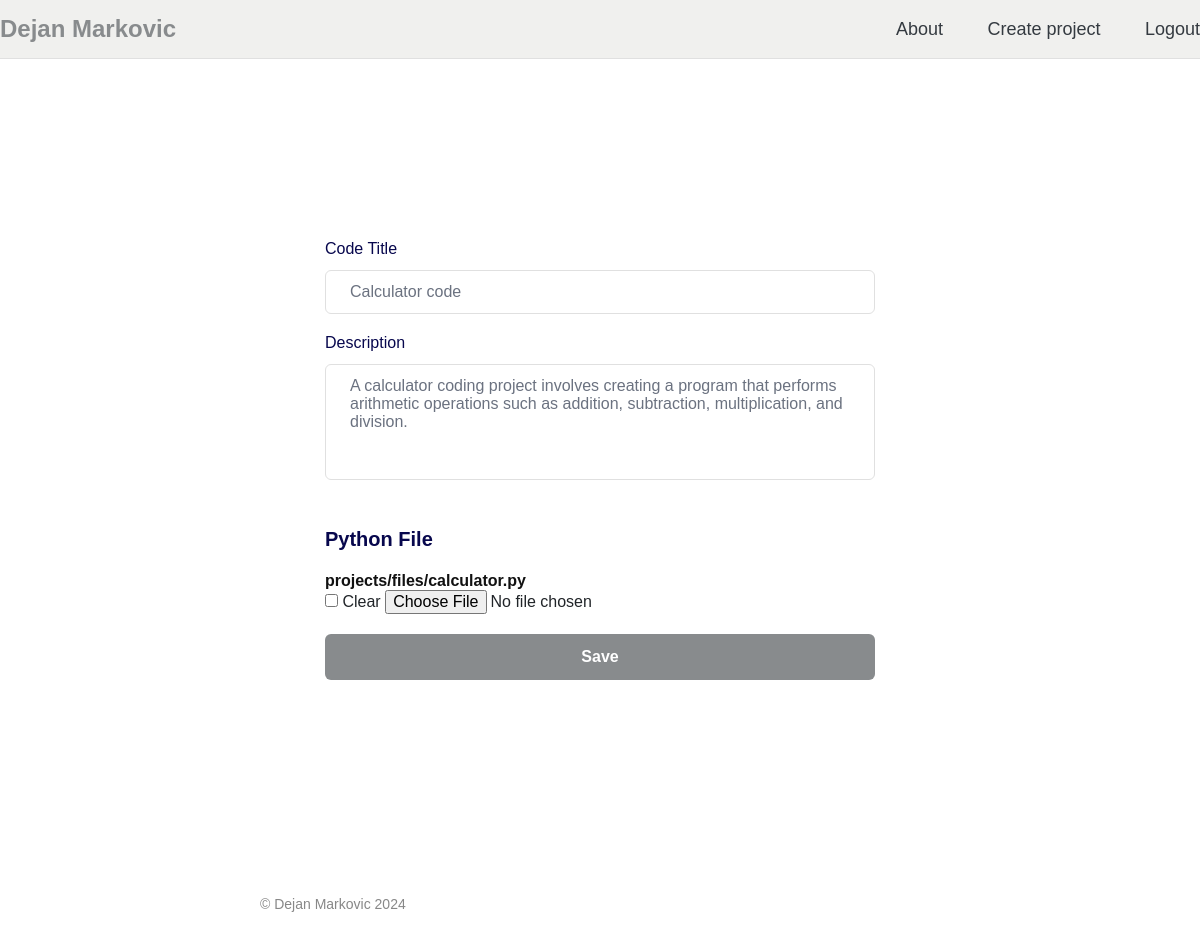
/project/15/edit/ (signed in), run on the app's committed database.
### portfolio_app/models.py (models this page shows, shortened)
class ProjectDetailModel(models.Model):
    project = models.ForeignKey(ProjectModel, on_delete=models.CASCADE, related_name='details')
    code_title = models.CharField(max_length=255)
    description = models.TextField()
    python_file = models.FileField(upload_to='projects/files/', blank=True, null=True)

### portfolio_app/views.py (the view)
# urls.py: path('project/<int:detail_id>/edit/', views.edit_details_view, name='edit_details'),
@login_required(login_url="portfolio_page")
def edit_details_view(request, detail_id):
    detail = get_object_or_404(ProjectDetailModel, id=detail_id)
    if request.method == 'POST':
        data = request.POST
        form = ProjectDetailForm(data, request.FILES, instance=detail)
        if form.is_valid():
            form.save()
            return redirect('project_detail', project_id=detail.project.id)
        else:
            for field, errors in form.errors.items():
                for error in errors:
                    messages.error(request, error)
            context = {
                'detail': detail,
                'form': form,
                'page_title': 'Edit Details',
            }
            return render(request, 'portfolio_app/edit_project_details.html', context)
    else:
        form = ProjectDetailForm(instance=detail)
        context = {
            'detail': detail,
            'form': form,
            'page_title': 'Edit Details',
        }
        return render(request, 'portfolio_app/edit_project_details.html', context)

### portfolio_app/forms.py (shortened to what this page needs)
class ProjectDetailForm(forms.ModelForm):
    MAX_CODE_TITLE_LENGTH = 255  # Define the maximum length for the code title
    class Meta:
        model = ProjectDetailModel
        fields = ['code_title', 'description', 'python_file']

### portfolio_app/templates/portfolio_app/edit_project_details.html (shortened to what this page needs)
{% extends 'base.html' %}
{% load static %}
{% block content %}
<div class="toast-container position-fixed top-0 end-0 p-3">
  </div>
  <div class="hero">
      <div class="formbold-main-wrapper">
        <div class="formbold-form-wrapper">
          <form method="post" action="{% url 'edit_details' detail.id %}" hx-post="{% url 'edit_details' detail.id %}" hx-target="#project_details" enctype="multipart/form-data" hx-push-url="{% url 'project_detail' detail.id %}">
            <div class="formbold-mb-5">
              <label for="{{ form.code_title.id_for_label }}" class="formbold-form-label">
                  Code Title
              </label>
              <input class="formbold-form-input" type="text" name="{{ form.code_title.name }}" id="{{ form.code_title.id }}"
                  value="{{ form.code_title.value }}" placeholder="{{ form.code_title.label }}">
            </div>
            <div class="formbold-mb-5">
              <label class="formbold-form-label" for="{{ form.description.id_for_label }}">Description</label>
              <textarea class="formbold-form-input" name="{{ form.description.name }}" id="{{ form.description.id }}"
              placeholder="{{ form.description.label }}" rows="5" cols="40">{{ form.description.value }}</textarea>
            </div>
            <div style = "margin-bottom: 20px;" class="mb-6 pt-4">
              <label for="{{ form.python_file.id_for_label }}" class="formbold-form-label formbold-form-label-2">
                Python File
              </label>
                {% if form.python_file.value %}
                <a href="{{ form.python_file.value.url }}" class="file-link" style = "font-size: 1rem;">
                  {{ form.python_file.value.name }}
                </a>
                <input type="checkbox" name="python_file-clear" id="python_file-clear_id">
                <label for="python_file-clear_id">Clear</label>
            {% endif %}
            <input type="file" name="{{ form.python_file.name }}" id="{{ form.python_file.id }}" style="width: 213px;" accept=".py">
            </div>
            <div>
              <button type="submit" class="formbold-btn w-full">Save</button>
            </div>
            </form>
        </div>
      </div>
</div>
<link rel="stylesheet" href="//code.jquery.com/ui/1.13.2/themes/base/jquery-ui.css">
{% endblock %}

### static/www.dejan.works/css/style.css (style rules this page uses)
html, body, div, span, applet, object, iframe, h1, h2, h3, h4, h5, h6, p, blockquote, pre, a, abbr, acronym, address, big, cite, code, del, dfn, em, img, ins, kbd, q, s, samp, small, strike, strong, sub, sup, tt, var, b, u, i, center, dl, dt, dd, ol, ul, li, fieldset, form, label, legend, table, caption, tbody, tfoot, thead, tr, th, td, article, aside, canvas, details, embed, figure, figcaption, footer, header, hgroup, menu, nav, output, ruby, section, summary, time, mark, audio, video { margin: 0; padding: 0; border: 0; font-size: 100%; font: inherit; vertical-align: baseline; font-size: 16px; font-family: 'Geist', sans-serif !important; }
a { cursor: pointer; text-decoration: none; }
.hero { max-width: 1200px; margin: 0 auto; padding: 24vh 0 16vh 0; }
.hero a { font-family: 'Geist'; font-weight: 600; color: #111111; text-decoration: none; font-size: 4.5rem; line-height: 120%; }

### portfolio_app/templates/portfolio_app/edit_project_details.html (style rules this page uses)
a.file-link { display: block; max-width: 213px; white-space: nowrap; overflow: visible; text-overflow: ellipsis; }
.formbold-mb-5 { margin-bottom: 20px; }
.formbold-main-wrapper { display: flex; align-items: center; justify-content: center; padding: 48px; }
.formbold-form-wrapper { margin: 0 auto; max-width: 550px; width: 100%; background: white; }
.formbold-form-label { display: block; font-weight: 500; font-size: 16px; color: #07074d; margin-bottom: 12px; }
.formbold-form-label-2 { font-weight: 600; font-size: 20px; margin-bottom: 20px; }
.formbold-form-input { width: 100%; padding: 12px 24px; border-radius: 6px; border: 1px solid #e0e0e0; background: white; font-weight: 500; font-size: 16px; color: #6b7280; outline: none; resize: none; }
.formbold-btn { text-align: center; font-size: 16px; border-radius: 6px; padding: 14px 32px; border: none; font-weight: 600; background-color: #888b8d; color: white; cursor: pointer; }
.w-full { width: 100%; }

### data on the page
ProjectDetailModel: code_title "Calculator code", description "A calculator coding project involves creating a program that performs arithmetic operations such as addition, subtraction, multiplication, and division.", python_file.value.name "projects/files/calculator.py"
